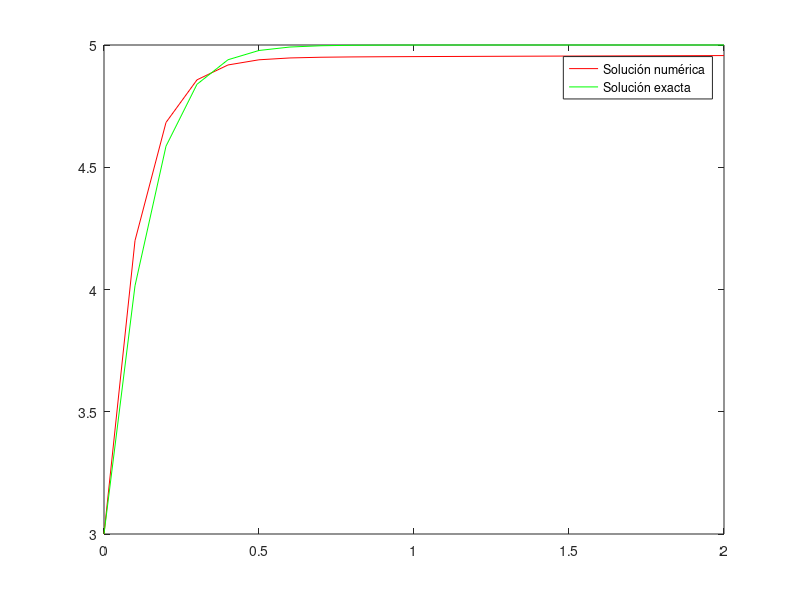

The MATLAB script that drew this image:
%Examen ordinaria 2020

clear
f = @(t,x) 2*x*(5-x);
intervalo = [0,2];
x0 = 3;
N = 20;

h = (intervalo(2)-intervalo(1))/N;
t = intervalo(1):h:intervalo(2);

x(:,1) = x0;
x(:,2) = x(:,1) + h*f(t(1),x(:,1));

for i=1:N-1
    x(:,i+2) = x(:,i+1) + h*f(t(i+1),x(:,i+1));
    x(:,i+2) = 4/3*x(:,i+1) -1/3*x(:,i)+2*h/3*f(t(i+2),x(:,i+2));
end

disp(t)
disp(x)

t = t(:);
x = x.';

disp(t)
disp(x)

solexac = @(t) 15./(3+2*exp(-10*t));
xexac = solexac(t);

plot(t,x,'r');
hold on
plot(t,xexac,'g')
legend('Solución numérica','Solución exacta')

error = max(max(abs(xexac-x)));
s = sprintf('El error es %d.',error);
disp(s);

